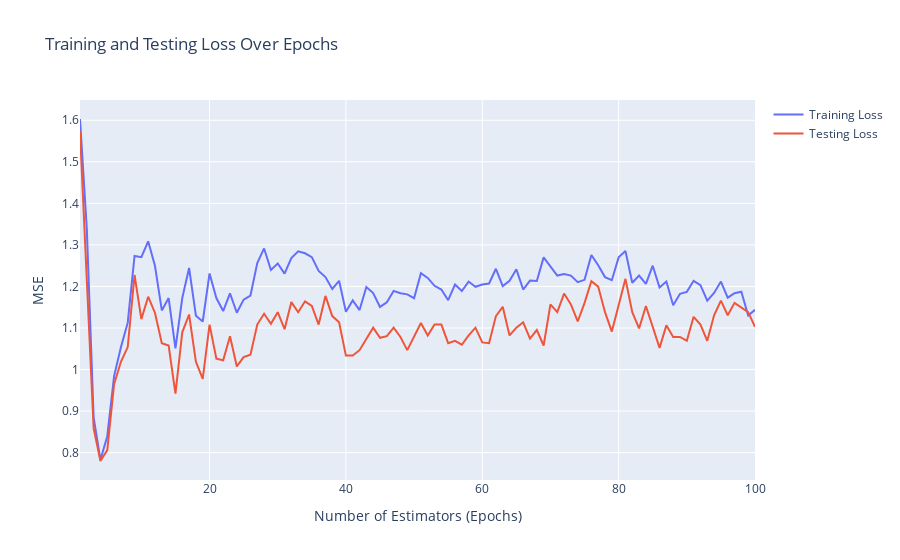
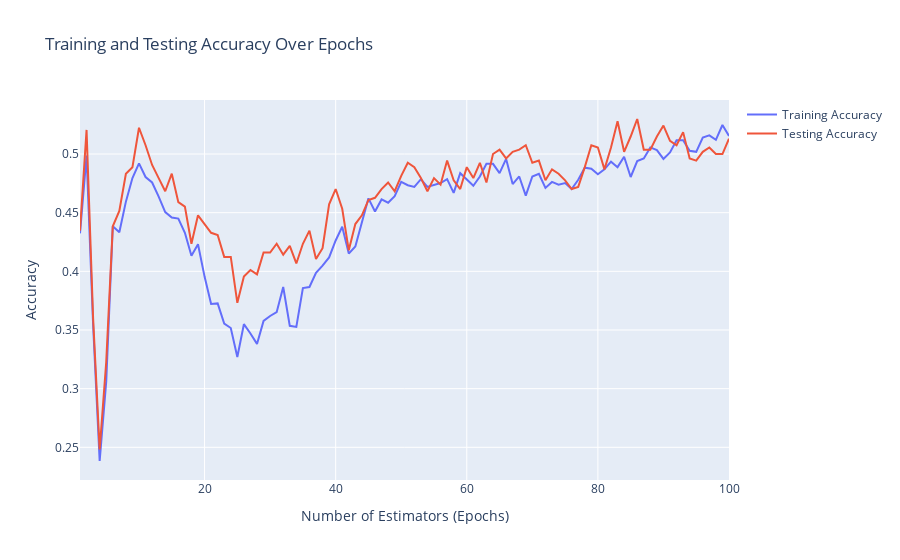

Notebook code cell kept with these figures, in order:
### Code cell
import plotly.graph_objects as go

# Create a confusion matrix
confusion_rf = confusion_matrix(y_test_most, y_pred_rf)

# Plot the confusion matrix 
disp_rf = ConfusionMatrixDisplay(confusion_rf, display_labels=random_forest.classes_)
disp_rf.plot(cmap='viridis')
plt.title('Confusion Matrix (Random Forest)')
plt.show()

# Create a line plot for both training and testing MSE using Plotly
fig = go.Figure()

fig.add_trace(go.Scatter(x=np.arange(1, n_estimators + 1), y=training_loss, mode='lines', name='Training Loss'))
fig.add_trace(go.Scatter(x=np.arange(1, n_estimators + 1), y=testing_loss, mode='lines', name='Testing Loss'))

fig.update_layout(title='Training and Testing Loss Over Epochs',
                  xaxis_title='Number of Estimators (Epochs)',
                  yaxis_title='MSE')

fig.show()

# Create a line plot for both training and testing accuracy using Plotly
fig = go.Figure()

fig.add_trace(go.Scatter(x=np.arange(1, n_estimators + 1), y=training_accuracy, mode='lines', name='Training Accuracy'))
fig.add_trace(go.Scatter(x=np.arange(1, n_estimators + 1), y=testing_accuracy, mode='lines', name='Testing Accuracy'))

fig.update_layout(title='Training and Testing Accuracy Over Epochs',
                  xaxis_title='Number of Estimators (Epochs)',
                  yaxis_title='Accuracy')

fig.show()
